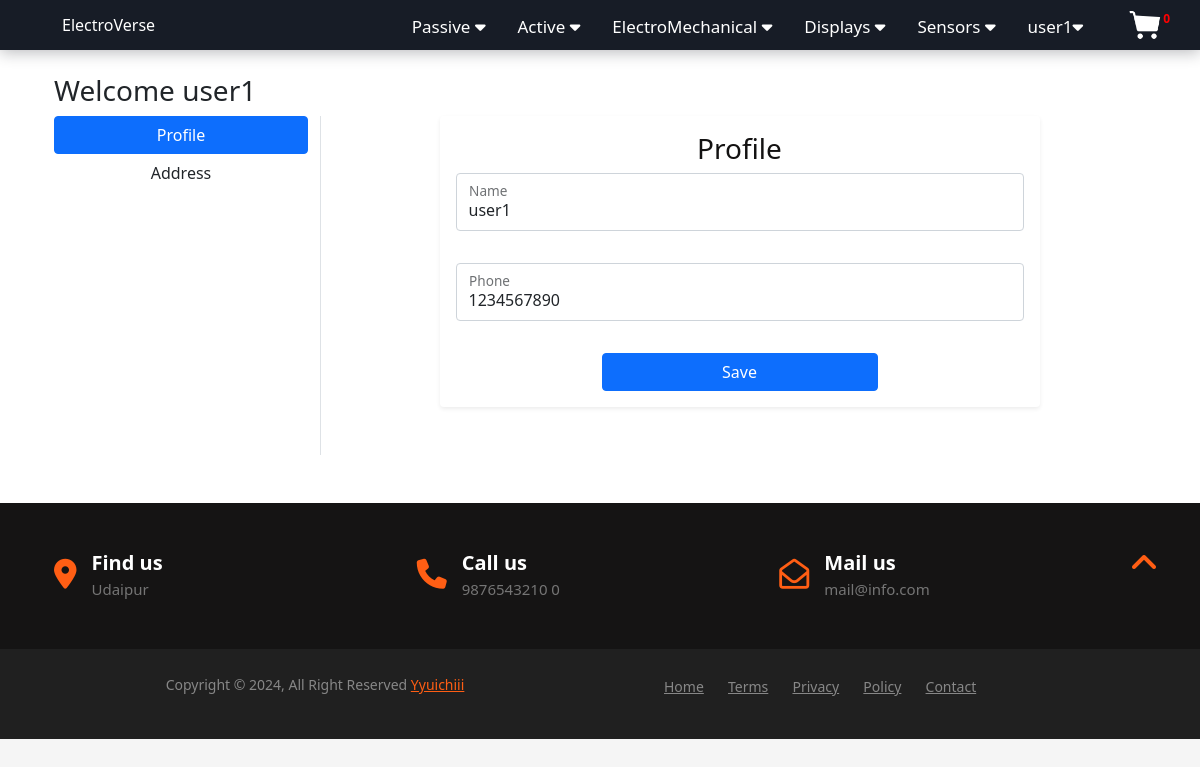
The app's page /account/Profile/ (signed in) with its own data.
### Accounts/models.py (models this page shows, shortened)
class User(AbstractBaseUser):
    email = models.EmailField(
        verbose_name="email address",
        max_length=255,
        unique=True,
    )
    name=models.CharField(max_length=25)
    phone=models.CharField(validators=[phone_regex], max_length=10)
    is_active = models.BooleanField(default=True)
    is_admin = models.BooleanField(default=False)
    objects = CustomUserManager()
    USERNAME_FIELD = "email"
    REQUIRED_FIELDS = []

### Accounts/views.py (the view)
# urls.py: path('Profile/', views.Profile_view,name='Profile'),
@login_required
def Profile_view(request):
    fm=UserChangeForm(initial={'name': request.user.name,'phone':request.user.phone})
    if request.method == 'POST':
        fm = UserChangeForm(request.POST,instance=request.user)
        if fm.is_valid():
             fm.save()
             messages.success(request, "Profile has been updated !!!")
             return redirect('Profile')
    return render(request,'Accounts/profile.html',{'form':fm})

### Accounts/forms.py
class UserChangeForm(forms.ModelForm):
    class Meta:
        model = User
        fields = ["name", "phone"]
        widgets = {'name': forms.TextInput(attrs={'class': 'form-control','placeholder': 'Enter the Name',}),'phone': forms.TextInput(attrs={'class': 'form-control','placeholder': 'Enter the Phone Number',})}

### Accounts/custom_context.py (called while the page is built)
def user_cart(request):
    c=0;
    if(request.user.is_authenticated):
      cart=Cart.objects.filter(user=request.user).aggregate(cart_no=Sum('Quantity'))
      c=cart['cart_no']
      if c==None:
         c=0
    return {'cart_no': c}

### Accounts/templates/Accounts/profile.html (shortened to what this page needs)
{% extends 'Accounts/base.html' %}
{% load static %}
{% block main-content %}
<div class="container">
    <div class="container my-4">
        <div class="row">
        <h3>Welcome {{user.name}}</h3>
            <div class="col-sm-3 border-end">
                <ul class="list-unstyled">
                    <li class="d-grid">
                        <a href="{% url 'Profile' %}" class="btn btn-primary">Profile</a>
                    </li>
                    <li class="d-grid">
                        <a href="{% url 'Address' %}" class="btn">Address</a>
                    </li>
                </ul>
            </div>
            <div class="shadow-sm p-3 mb-5 bg-body-tertiary rounded Form_Container">
                <h3 style="text-align: center;color: rgb(19, 18, 18);">Profile</h3>
                    <form method="post" action="{% url 'Profile' %}" class="row g-3" novalidate>
                    {% for field in form %}
                        <div class="col-md-12">
                            <div class="form-floating mb-3">
                                {{ field }}
                                <label for="{{ field.id_for_label }}">{{ field.label }}</label>
                            </div>
                        </div>
                    {% endfor %}
                    <div class="d-grid gap-2 col-6 mx-auto">
                        <button class="btn btn-primary" type="submit">Save</button>
                     </div>
                    </form>
            </div>
        </div>
    </div>
</div>
<br>
{% endblock main-content %}

### Accounts/templates/Accounts/navbar.html (shortened to what this page needs)
{% load static %}
  <nav id="nav">
        <ul class="main-menu">
            <li class="h_element home">
                <a href="{% url 'home' %}"
                class="c_home">
                ElectroVerse
                </a>
            </li>
            <li class="h_element dropdown">
                <button class="dropbtn">
                Passive
                    <i class="fa fa-caret-down"></i>
                </button>
            </li>
            <li class="h_element dropdown">
                <button class="dropbtn">Active
                    <i class="fa fa-caret-down"></i>
                </button>
            </li>
            <li class="h_element dropdown">
                <button class="dropbtn">
                ElectroMechanical <i class="fa fa-caret-down"></i>
                </button>
            </li>
            <li class="h_element dropdown">
                <button class="dropbtn">
                    Displays <i class="fa fa-caret-down"></i>
                </button>
            </li>
            <li class="h_element dropdown">
                <button class="dropbtn">
                    Sensors <i class="fa fa-caret-down"></i>
                </button>
            </li>
            {% if request.user.is_authenticated %}
            <li class="h_element dropdown">
                <button class="dropbtn">
                    {{user.name}}<i class="fa fa-caret-down"></i>
                </button>
            </li>
            <li class="h_element">
                <a href="{% url 'Cart' %}">
                    <img width="34" height="34"
                    src="{% static 'Accounts/Images/cart_icon.png' %}">
                    <sup class="cn">
                        {{cart_no}}
                    </sup>
                </a>
            </li>
            {% else %}
            <li class="h_element"><a href="{% url 'login' %}">Login</a></li>
            <li class="h_element"><a href="{% url 'registration' %}">Register</a></li>
            {% endif %}
        </ul>
</nav>

### Accounts/static/Accounts/css/style.css (style rules this page uses)
* { margin: 0; padding: 0; box-sizing: border-box; }
nav { text-align: center; background-color: hsl(220, 24%, 12%); box-shadow: 0 2px 16px hsla(220, 32%, 8%, .3); }
nav ul { width: 100%; list-style: none; display: flex; justify-content: flex-end; text-align: center; }
nav li { height: 50px; }
nav a { height: 100%; padding: 0 30px; text-decoration: none; display: flex; align-items: center; color: white; }
nav li:first-child { margin-right: auto; }
.Temp, .dropbtn { font-size: 17px; border: none; outline: none; color: white; padding: 14px 16px; background-color: inherit; font-family: inherit; margin: 0; cursor: pointer; }
.cn { color: red; font-weight: bolder; }
ul { margin: 0px; padding: 0px; }

### Accounts/static/Accounts/css/cart.css (style rules this page uses)
* { box-sizing: border-box; }
html { background: #f5f5f5; font-family: "Roboto", sans-serif; }

### Accounts/templates/Accounts/profile.html (style rules this page uses)
.Form_Container { margin-top: 20px; padding: 20px; max-width: 600px; margin: 0 auto; }

### records on screen
User: name "user1", form "user1" "1234567890"

### other values on screen
{{ cart_no }} "0"
